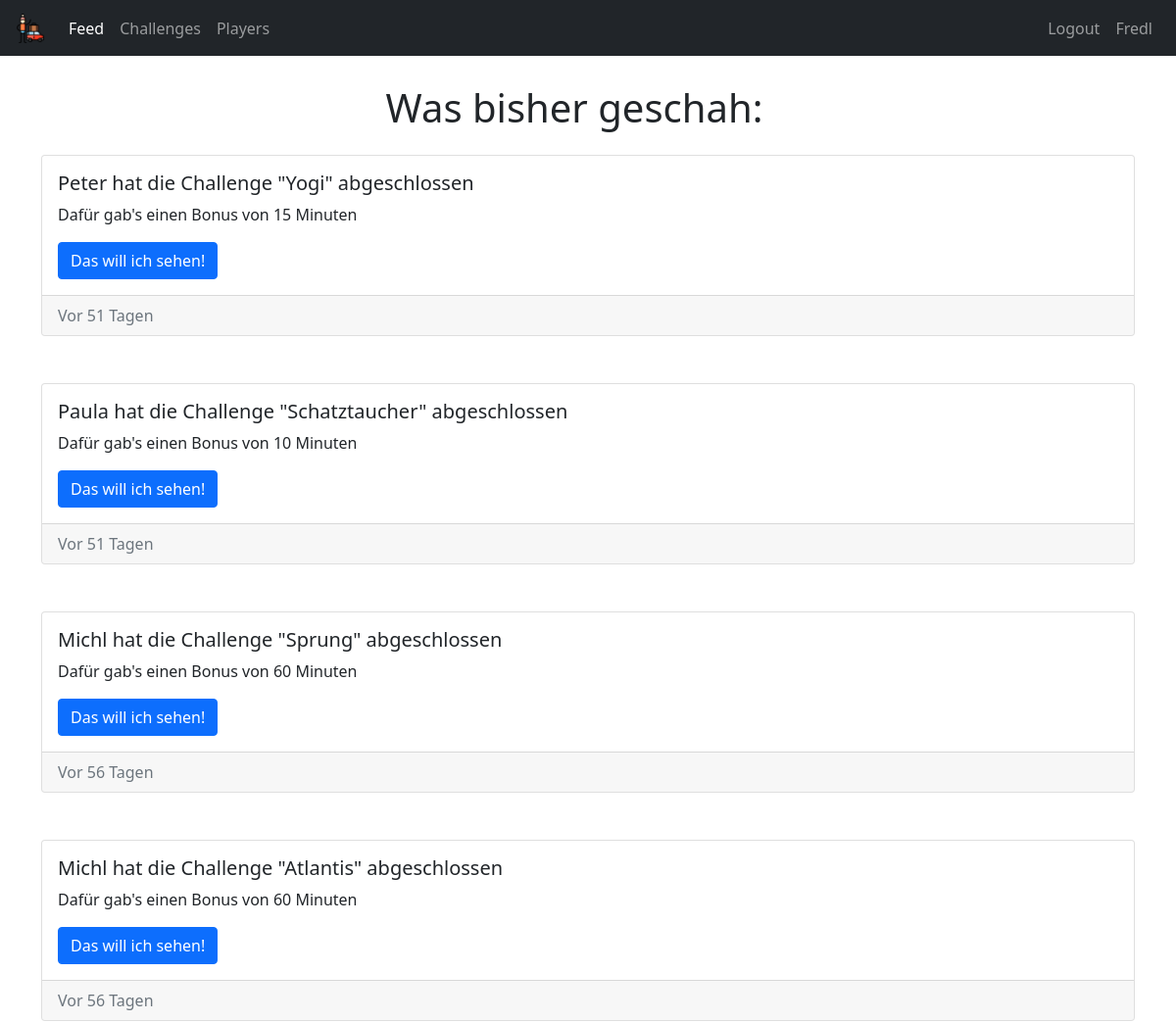
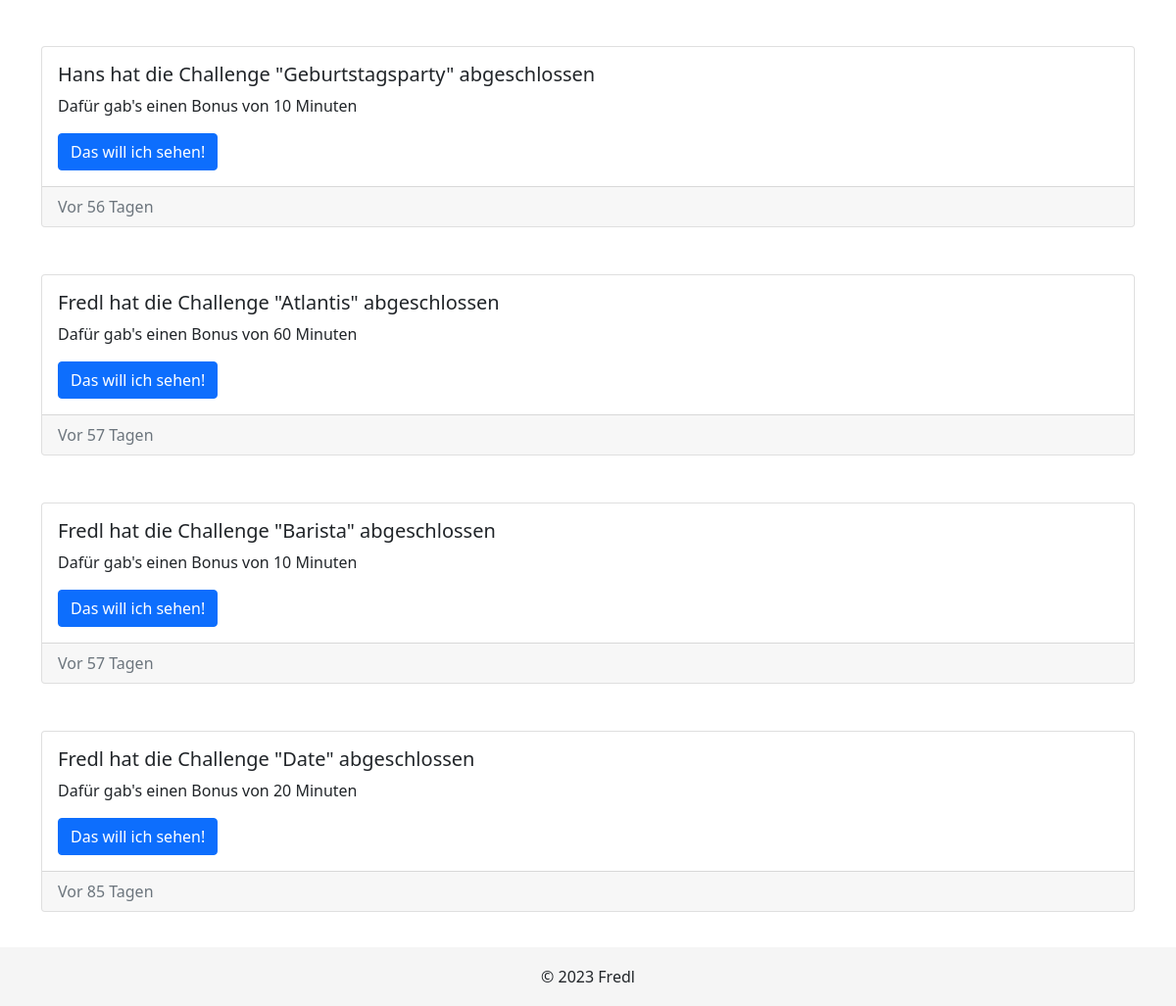
Page /feed (signed in) on the committed database (2 pictures, top to bottom).
### tables this page shows
CREATE TABLE "users" (
id INTEGER PRIMARY KEY,
name TEXT NOT NULL, 
email TEXT NOT NULL,
hash TEXT NOT NULL);

CREATE TABLE challenges (id INTEGER PRIMARY KEY, name TEXT NOT NULL, description TEXT, bonus INTEGER NOT NULL, link TEXT);

### app.py (the view)
@app.route('/feed')
@login_required
def feed():
    feed_elements = db.execute("SELECT completed_challenges.id AS id, users.name AS user_name, challenges.name AS challenge_name, challenges.bonus AS bonus, challenges.link AS link, completed_challenges.location AS location, completed_challenges.notes AS notes, completed_challenges.timestamp AS timestamp FROM completed_challenges INNER JOIN users ON users.id = completed_challenges.user_id INNER JOIN challenges ON challenges.id = completed_challenges.challenge_id ORDER BY completed_challenges.timestamp DESC;").fetchall()
    feed_list = []
    for f in feed_elements:
        feed_list.append({"elapsed_time": format_time(f.timestamp), "feed": f})
    return render_template("feed.html", feed_list=feed_list, name=session["user_name"])

### helpers.py (called while the page is built)
def login_required(f):
    @wraps(f)
    def decorated_function(*args, **kwargs):
        if session.get("user_id") is None:
            return redirect("/login")
        return f(*args, **kwargs)
    return decorated_function

def format_time(timestamp):
    timestamp = datetime.strptime(timestamp.split(".")[0], '%Y-%m-%d %H:%M:%S')
    elapsed_time = datetime.now() - timestamp
    if elapsed_time.days > 0:
        if elapsed_time.days == 1:
            return f"Vor einem Tag"
        else:
            return f"Vor {elapsed_time.days} Tagen"
    elif elapsed_time.seconds >= 3600:
        hours = elapsed_time.seconds // 3600
        if hours == 1:
            return "Vor einer Stunde"
        else:
            return f"Vor {hours} Stunden"
    else:
        minutes = elapsed_time.seconds // 60
        if minutes == 1:
            return "Vor einer Minute"
        else:
            return f"Vor {minutes} Minuten"

### templates/feed.html (shortened to what this page needs)
{% extends 'layout.html' %}
{% block main %}
<div class="container m-3 text-center">
    <h1 class="text-center mb-4">Was bisher geschah:</h1>
</div>
<div class="container">
    <div class="row row-cols-1 row-cols-md-12 g-4">
        {% for f in feed_list %}
        <div class="col-sm-12 mb-4">
            <div class="card h-100">
                <div class="card-body">
                    <h5 class="card-title">{{ f.feed.user_name }} hat die Challenge "{{ f.feed.challenge_name }}" abgeschlossen</h5>
                    <p class="card-text">Dafür gab's einen Bonus von {{ f.feed.bonus }} Minuten</p>
                    <button type="button" class="btn btn-primary" data-toggle="modal" data-target="#locationModal{{ f.feed. id }}">
                        Das will ich sehen!
                    </button>
                </div>
                <div class="card-footer text-muted">
                    {{ f.elapsed_time }}
                </div>
            </div>
        </div>
        {% endfor %}
    </div>
</div>
{% endblock main %}

### templates/layout.html (shortened to what this page needs)
<!DOCTYPE html>
<html>
<head>
	<link rel="stylesheet" href="https://stackpath.bootstrapcdn.com/bootstrap/4.3.1/css/bootstrap.min.css">
	<link rel="stylesheet" href="https://cdnjs.cloudflare.com/ajax/libs/bootstrap/5.1.3/css/bootstrap.min.css">
    <link href="static/styles.css" rel="stylesheet">
</head>
<body>
	<nav class="navbar navbar-expand-md navbar-dark bg-dark fixed-top">
        <a class="navbar-brand" href="/"> <img src="/static/favicon.png" alt="icon" width="30" height="30" class="d-inline-block align-text-top"></a>
		<div class="collapse navbar-collapse" id="navbarCollapse">
			{% if session["user_id"] %}
				<ul class="navbar-nav mr-auto">
					<li class="nav-item" data-page="feed">
						<a class="nav-link" href="/feed">Feed</a>
					</li>
					<li class="nav-item" data-page="challenges">
						<a class="nav-link" href="/challenges">Challenges</a>
					</li>
					<li class="nav-item" data-page="players">
						<a class="nav-link" href="/players">Players</a>
					</li>
				</ul>
				<ul class="navbar-nav ml-auto">
					<li class="nav-item" data-page="logout">
						<a class="nav-link" href="/logout">Logout</a>
					</li>
					<li class="nav-item" data-page="profile">
						<a class="nav-link" href="/profile">{{ name }}</a>
					</li>
				</ul>
			{% endif %}
		</div>
	</nav>
	<main>
		{% block main %}{% endblock main %}
		<br>
		<br>
		<br>
	</main>
	<footer>
		<div class="container text-center">
			<span>&copy; 2023 Fredl</span>
		</div>
	</footer>
</body>
</html>

### static/styles.css (style rules this page uses)
body { padding-top: 70px; min-height: 100vh; position: relative; }
footer { position: absolute; bottom: 0; width: 100%; height: 60px; line-height: 60px; background-color: #f5f5f5; }

### rows in the picture
users: name "Fredl", feed.user_name "Fredl" "Fredl" "Fredl"
users: feed.user_name "Peter"
challenges: feed.challenge_name "Yogi", feed.bonus "15"
users: feed.user_name "Paula"
challenges: feed.challenge_name "Schatztaucher", feed.bonus "10"
users: feed.user_name "Michl" "Michl"
challenges: feed.challenge_name "Sprung", feed.bonus "60"
challenges: feed.challenge_name "Atlantis" "Atlantis", feed.bonus "60" "60"
users: feed.user_name "Hans"
challenges: feed.challenge_name "Geburtstagsparty", feed.bonus "10"
challenges: feed.challenge_name "Barista", feed.bonus "10"
challenges: feed.challenge_name "Date", feed.bonus "20"

### other values in the picture
{{ f.elapsed_time }} "Vor 51 Tagen" "Vor 51 Tagen" "Vor 56 Tagen" "Vor 56 Tagen" "Vor 56 Tagen" "Vor 57 Tagen" "Vor 57 Tagen" "Vor 85 Tagen"
